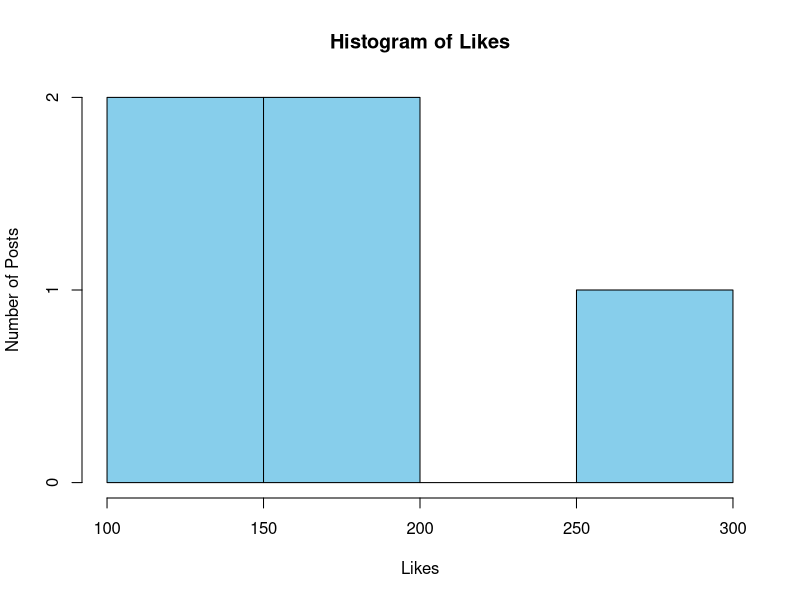

Write R code to recreate this figure.
# Social Media Posts Dataset
social_data <- data.frame(
  Post_ID = c(1, 2, 3, 4, 5),
  Likes = c(120, 200, 150, 300, 180),
  Comments = c(15, 30, 20, 40, 25),
  Shares = c(10, 20, 12, 35, 18)
)

# Histogram of Likes
hist(social_data$Likes,
     main = "Histogram of Likes",
     xlab = "Likes",
     ylab = "Number of Posts",
     col = "skyblue",
     border = "black",
     breaks = 5)
